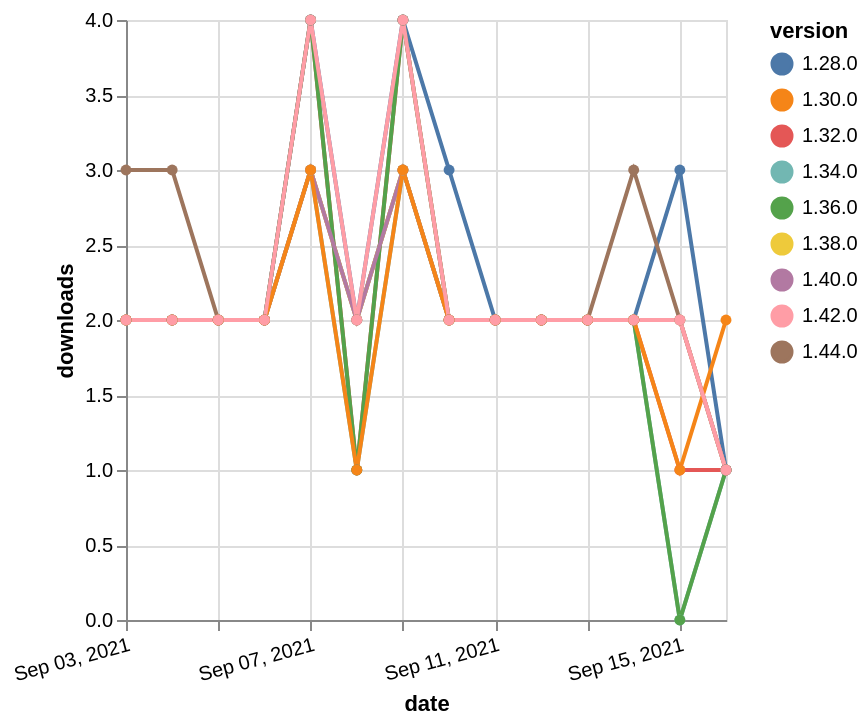

Vega-Lite specification stored for this chart:
### Vega-Lite specification from a JSON file in a GitHub repository (floating-point values rounded to 4 significant figures)
{"$schema": "https://vega.github.io/schema/vega-lite/v5.json", "description": "A simple bar chart with embedded data.", "data": {"values": [{"date": "2021-09-03", "total": 2020, "delta": 2, "version": "1.34.0"}, {"date": "2021-09-04", "total": 2022, "delta": 2, "version": "1.34.0"}, {"date": "2021-09-05", "total": 2024, "delta": 2, "version": "1.34.0"}, {"date": "2021-09-06", "total": 2026, "delta": 2, "version": "1.34.0"}, {"date": "2021-09-07", "total": 2029, "delta": 3, "version": "1.34.0"}, {"date": "2021-09-08", "total": 2030, "delta": 1, "version": "1.34.0"}, {"date": "2021-09-09", "total": 2033, "delta": 3, "version": "1.34.0"}, {"date": "2021-09-10", "total": 2035, "delta": 2, "version": "1.34.0"}, {"date": "2021-09-11", "total": 2037, "delta": 2, "version": "1.34.0"}, {"date": "2021-09-12", "total": 2039, "delta": 2, "version": "1.34.0"}, {"date": "2021-09-13", "total": 2041, "delta": 2, "version": "1.34.0"}, {"date": "2021-09-14", "total": 2043, "delta": 2, "version": "1.34.0"}, {"date": "2021-09-15", "total": 2043, "delta": 0, "version": "1.34.0"}, {"date": "2021-09-16", "total": 2044, "delta": 1, "version": "1.34.0"}, {"date": "2021-09-03", "total": 2509, "delta": 2, "version": "1.32.0"}, {"date": "2021-09-04", "total": 2511, "delta": 2, "version": "1.32.0"}, {"date": "2021-09-05", "total": 2513, "delta": 2, "version": "1.32.0"}, {"date": "2021-09-06", "total": 2515, "delta": 2, "version": "1.32.0"}, {"date": "2021-09-07", "total": 2519, "delta": 4, "version": "1.32.0"}, {"date": "2021-09-08", "total": 2520, "delta": 1, "version": "1.32.0"}, {"date": "2021-09-09", "total": 2524, "delta": 4, "version": "1.32.0"}, {"date": "2021-09-10", "total": 2526, "delta": 2, "version": "1.32.0"}, {"date": "2021-09-11", "total": 2528, "delta": 2, "version": "1.32.0"}, {"date": "2021-09-12", "total": 2530, "delta": 2, "version": "1.32.0"}, {"date": "2021-09-13", "total": 2532, "delta": 2, "version": "1.32.0"}, {"date": "2021-09-14", "total": 2534, "delta": 2, "version": "1.32.0"}, {"date": "2021-09-15", "total": 2535, "delta": 1, "version": "1.32.0"}, {"date": "2021-09-16", "total": 2536, "delta": 1, "version": "1.32.0"}, {"date": "2021-09-03", "total": 3222, "delta": 2, "version": "1.28.0"}, {"date": "2021-09-04", "total": 3224, "delta": 2, "version": "1.28.0"}, {"date": "2021-09-05", "total": 3226, "delta": 2, "version": "1.28.0"}, {"date": "2021-09-06", "total": 3228, "delta": 2, "version": "1.28.0"}, {"date": "2021-09-07", "total": 3232, "delta": 4, "version": "1.28.0"}, {"date": "2021-09-08", "total": 3234, "delta": 2, "version": "1.28.0"}, {"date": "2021-09-09", "total": 3238, "delta": 4, "version": "1.28.0"}, {"date": "2021-09-10", "total": 3241, "delta": 3, "version": "1.28.0"}, {"date": "2021-09-11", "total": 3243, "delta": 2, "version": "1.28.0"}, {"date": "2021-09-12", "total": 3245, "delta": 2, "version": "1.28.0"}, {"date": "2021-09-13", "total": 3247, "delta": 2, "version": "1.28.0"}, {"date": "2021-09-14", "total": 3249, "delta": 2, "version": "1.28.0"}, {"date": "2021-09-15", "total": 3252, "delta": 3, "version": "1.28.0"}, {"date": "2021-09-16", "total": 3253, "delta": 1, "version": "1.28.0"}, {"date": "2021-09-03", "total": 218, "delta": 3, "version": "1.44.0"}, {"date": "2021-09-04", "total": 221, "delta": 3, "version": "1.44.0"}, {"date": "2021-09-05", "total": 223, "delta": 2, "version": "1.44.0"}, {"date": "2021-09-06", "total": 225, "delta": 2, "version": "1.44.0"}, {"date": "2021-09-07", "total": 228, "delta": 3, "version": "1.44.0"}, {"date": "2021-09-08", "total": 230, "delta": 2, "version": "1.44.0"}, {"date": "2021-09-09", "total": 233, "delta": 3, "version": "1.44.0"}, {"date": "2021-09-10", "total": 235, "delta": 2, "version": "1.44.0"}, {"date": "2021-09-11", "total": 237, "delta": 2, "version": "1.44.0"}, {"date": "2021-09-12", "total": 239, "delta": 2, "version": "1.44.0"}, {"date": "2021-09-13", "total": 241, "delta": 2, "version": "1.44.0"}, {"date": "2021-09-14", "total": 244, "delta": 3, "version": "1.44.0"}, {"date": "2021-09-15", "total": 246, "delta": 2, "version": "1.44.0"}, {"date": "2021-09-16", "total": 247, "delta": 1, "version": "1.44.0"}, {"date": "2021-09-03", "total": 1470, "delta": 2, "version": "1.38.0"}, {"date": "2021-09-04", "total": 1472, "delta": 2, "version": "1.38.0"}, {"date": "2021-09-05", "total": 1474, "delta": 2, "version": "1.38.0"}, {"date": "2021-09-06", "total": 1476, "delta": 2, "version": "1.38.0"}, {"date": "2021-09-07", "total": 1479, "delta": 3, "version": "1.38.0"}, {"date": "2021-09-08", "total": 1481, "delta": 2, "version": "1.38.0"}, {"date": "2021-09-09", "total": 1484, "delta": 3, "version": "1.38.0"}, {"date": "2021-09-10", "total": 1486, "delta": 2, "version": "1.38.0"}, {"date": "2021-09-11", "total": 1488, "delta": 2, "version": "1.38.0"}, {"date": "2021-09-12", "total": 1490, "delta": 2, "version": "1.38.0"}, {"date": "2021-09-13", "total": 1492, "delta": 2, "version": "1.38.0"}, {"date": "2021-09-14", "total": 1494, "delta": 2, "version": "1.38.0"}, {"date": "2021-09-15", "total": 1496, "delta": 2, "version": "1.38.0"}, {"date": "2021-09-16", "total": 1497, "delta": 1, "version": "1.38.0"}, {"date": "2021-09-03", "total": 1930, "delta": 2, "version": "1.36.0"}, {"date": "2021-09-04", "total": 1932, "delta": 2, "version": "1.36.0"}, {"date": "2021-09-05", "total": 1934, "delta": 2, "version": "1.36.0"}, {"date": "2021-09-06", "total": 1936, "delta": 2, "version": "1.36.0"}, {"date": "2021-09-07", "total": 1940, "delta": 4, "version": "1.36.0"}, {"date": "2021-09-08", "total": 1941, "delta": 1, "version": "1.36.0"}, {"date": "2021-09-09", "total": 1945, "delta": 4, "version": "1.36.0"}, {"date": "2021-09-10", "total": 1947, "delta": 2, "version": "1.36.0"}, {"date": "2021-09-11", "total": 1949, "delta": 2, "version": "1.36.0"}, {"date": "2021-09-12", "total": 1951, "delta": 2, "version": "1.36.0"}, {"date": "2021-09-13", "total": 1953, "delta": 2, "version": "1.36.0"}, {"date": "2021-09-14", "total": 1955, "delta": 2, "version": "1.36.0"}, {"date": "2021-09-15", "total": 1955, "delta": 0, "version": "1.36.0"}, {"date": "2021-09-16", "total": 1956, "delta": 1, "version": "1.36.0"}, {"date": "2021-09-03", "total": 1005, "delta": 2, "version": "1.40.0"}, {"date": "2021-09-04", "total": 1007, "delta": 2, "version": "1.40.0"}, {"date": "2021-09-05", "total": 1009, "delta": 2, "version": "1.40.0"}, {"date": "2021-09-06", "total": 1011, "delta": 2, "version": "1.40.0"}, {"date": "2021-09-07", "total": 1014, "delta": 3, "version": "1.40.0"}, {"date": "2021-09-08", "total": 1016, "delta": 2, "version": "1.40.0"}, {"date": "2021-09-09", "total": 1019, "delta": 3, "version": "1.40.0"}, {"date": "2021-09-10", "total": 1021, "delta": 2, "version": "1.40.0"}, {"date": "2021-09-11", "total": 1023, "delta": 2, "version": "1.40.0"}, {"date": "2021-09-12", "total": 1025, "delta": 2, "version": "1.40.0"}, {"date": "2021-09-13", "total": 1027, "delta": 2, "version": "1.40.0"}, {"date": "2021-09-14", "total": 1029, "delta": 2, "version": "1.40.0"}, {"date": "2021-09-15", "total": 1031, "delta": 2, "version": "1.40.0"}, {"date": "2021-09-16", "total": 1032, "delta": 1, "version": "1.40.0"}, {"date": "2021-09-03", "total": 2635, "delta": 2, "version": "1.30.0"}, {"date": "2021-09-04", "total": 2637, "delta": 2, "version": "1.30.0"}, {"date": "2021-09-05", "total": 2639, "delta": 2, "version": "1.30.0"}, {"date": "2021-09-06", "total": 2641, "delta": 2, "version": "1.30.0"}, {"date": "2021-09-07", "total": 2644, "delta": 3, "version": "1.30.0"}, {"date": "2021-09-08", "total": 2645, "delta": 1, "version": "1.30.0"}, {"date": "2021-09-09", "total": 2648, "delta": 3, "version": "1.30.0"}, {"date": "2021-09-10", "total": 2650, "delta": 2, "version": "1.30.0"}, {"date": "2021-09-11", "total": 2652, "delta": 2, "version": "1.30.0"}, {"date": "2021-09-12", "total": 2654, "delta": 2, "version": "1.30.0"}, {"date": "2021-09-13", "total": 2656, "delta": 2, "version": "1.30.0"}, {"date": "2021-09-14", "total": 2658, "delta": 2, "version": "1.30.0"}, {"date": "2021-09-15", "total": 2659, "delta": 1, "version": "1.30.0"}, {"date": "2021-09-16", "total": 2661, "delta": 2, "version": "1.30.0"}, {"date": "2021-09-03", "total": 689, "delta": 2, "version": "1.42.0"}, {"date": "2021-09-04", "total": 691, "delta": 2, "version": "1.42.0"}, {"date": "2021-09-05", "total": 693, "delta": 2, "version": "1.42.0"}, {"date": "2021-09-06", "total": 695, "delta": 2, "version": "1.42.0"}, {"date": "2021-09-07", "total": 699, "delta": 4, "version": "1.42.0"}, {"date": "2021-09-08", "total": 701, "delta": 2, "version": "1.42.0"}, {"date": "2021-09-09", "total": 705, "delta": 4, "version": "1.42.0"}, {"date": "2021-09-10", "total": 707, "delta": 2, "version": "1.42.0"}, {"date": "2021-09-11", "total": 709, "delta": 2, "version": "1.42.0"}, {"date": "2021-09-12", "total": 711, "delta": 2, "version": "1.42.0"}, {"date": "2021-09-13", "total": 713, "delta": 2, "version": "1.42.0"}, {"date": "2021-09-14", "total": 715, "delta": 2, "version": "1.42.0"}, {"date": "2021-09-15", "total": 717, "delta": 2, "version": "1.42.0"}, {"date": "2021-09-16", "total": 718, "delta": 1, "version": "1.42.0"}]}, "width": "container", "mark": {"type": "line", "point": {"filled": true}}, "encoding": {"x": {"field": "date", "type": "temporal", "timeUnit": "yearmonthdate", "title": "date", "axis": {"labelAngle": -15}}, "y": {"field": "delta", "type": "quantitative", "title": "downloads"}, "color": {"field": "version", "type": "nominal"}, "tooltip": {"field": "delta"}}}
